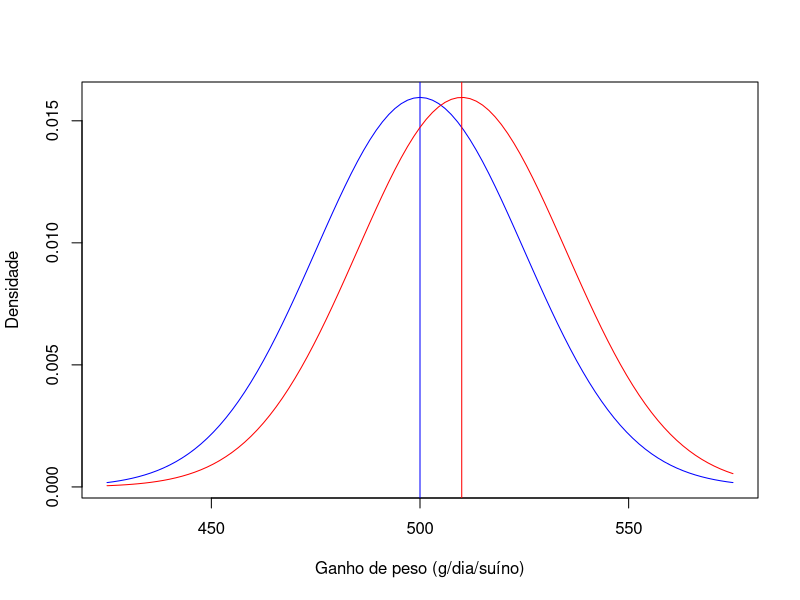
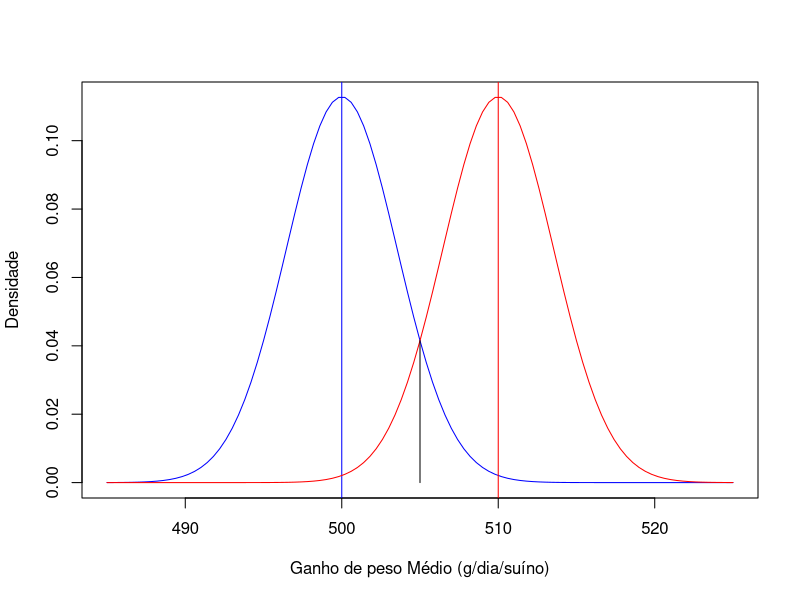

Here is the R script that generated these plots, in order:
## ---- chunk 1
options(htmltools.dir.version = FALSE)
knitr::opts_chunk$set(echo=TRUE, message = FALSE, warning = FALSE, comment = "#>", fig.align = "center")
options(dplyr.print_min = 5, dplyr.print_max = 5)
## ---- chunk 2
curve(dnorm(x,500,25),425,575,col="blue",
      xlab = "Ganho de peso (g/dia/suíno)",ylab = "Densidade")
abline(v=500, col="blue")
curve(dnorm(x,510,25),add=TRUE,col="red")
abline(v=510,col="red")
## ---- chunk 3
curve(dnorm(x,500,25/sqrt(50)),485,525,col="blue",
      xlab = "Ganho de peso Médio (g/dia/suíno)",ylab = "Densidade")
abline(v=500, col="blue")
curve(dnorm(x,510,25/sqrt(50)),add=TRUE,col="red")
abline(v=510,col="red")
segments(505,0,505,dnorm(505,510,25/sqrt(50)))
## ---- chunk 4
knitr::include_graphics("https://raw.githubusercontent.com/arpanosso/estatinfo/master/slides/img/testeH_01.png")
## ---- chunk 5
knitr::include_graphics("https://raw.githubusercontent.com/arpanosso/estatinfo/master/slides/img/testeH_02.png")
## ---- chunk 6
knitr::include_graphics("https://raw.githubusercontent.com/arpanosso/estatinfo/master/slides/img/testeH_03.png")
## ---- chunk 7
knitr::include_graphics("https://raw.githubusercontent.com/arpanosso/estatinfo/master/slides/img/testeH_04.png")
## ---- chunk 8
knitr::include_graphics("https://raw.githubusercontent.com/arpanosso/estatinfo/master/slides/img/testeH_05.png")
## ---- chunk 9
knitr::include_graphics("https://raw.githubusercontent.com/arpanosso/estatinfo/master/slides/img/testeH_06.png")
## ---- chunk 10
knitr::include_graphics("https://raw.githubusercontent.com/arpanosso/estatinfo/master/slides/img/testeH_07.png")
## ---- chunk 11
knitr::include_graphics("https://raw.githubusercontent.com/arpanosso/estatinfo/master/slides/img/testeH_08.png")
## ---- chunk 12
knitr::include_graphics("https://raw.githubusercontent.com/arpanosso/estatinfo/master/slides/img/testeH_09.png")
## ---- chunk 13
knitr::include_graphics("https://raw.githubusercontent.com/arpanosso/estatinfo/master/slides/img/testeH_10.png")
## ---- chunk 14
knitr::include_graphics("https://raw.githubusercontent.com/arpanosso/estatinfo/master/slides/img/hist_8.png")
## ---- chunk 15
knitr::include_graphics("https://raw.githubusercontent.com/arpanosso/estatinfo/master/slides/img/testeH_11.png")
## ---- chunk 16
knitr::include_graphics("https://raw.githubusercontent.com/arpanosso/estatinfo/master/slides/img/testeH_12.png")
## ---- chunk 17
knitr::include_graphics("https://raw.githubusercontent.com/arpanosso/estatinfo/master/slides/img/testeH_13.png")
## ---- chunk 18
knitr::include_graphics("https://raw.githubusercontent.com/arpanosso/estatinfo/master/slides/img/testeH_14.png")
## ---- chunk 19
knitr::include_graphics("https://raw.githubusercontent.com/arpanosso/estatinfo/master/slides/img/testeH_15.png")
## ---- chunk 20
knitr::include_graphics("https://raw.githubusercontent.com/arpanosso/estatinfo/master/slides/img/ic_05.png")
## ---- chunk 21
knitr::include_graphics("https://raw.githubusercontent.com/arpanosso/estatinfo/master/slides/img/testeH_16.png")
